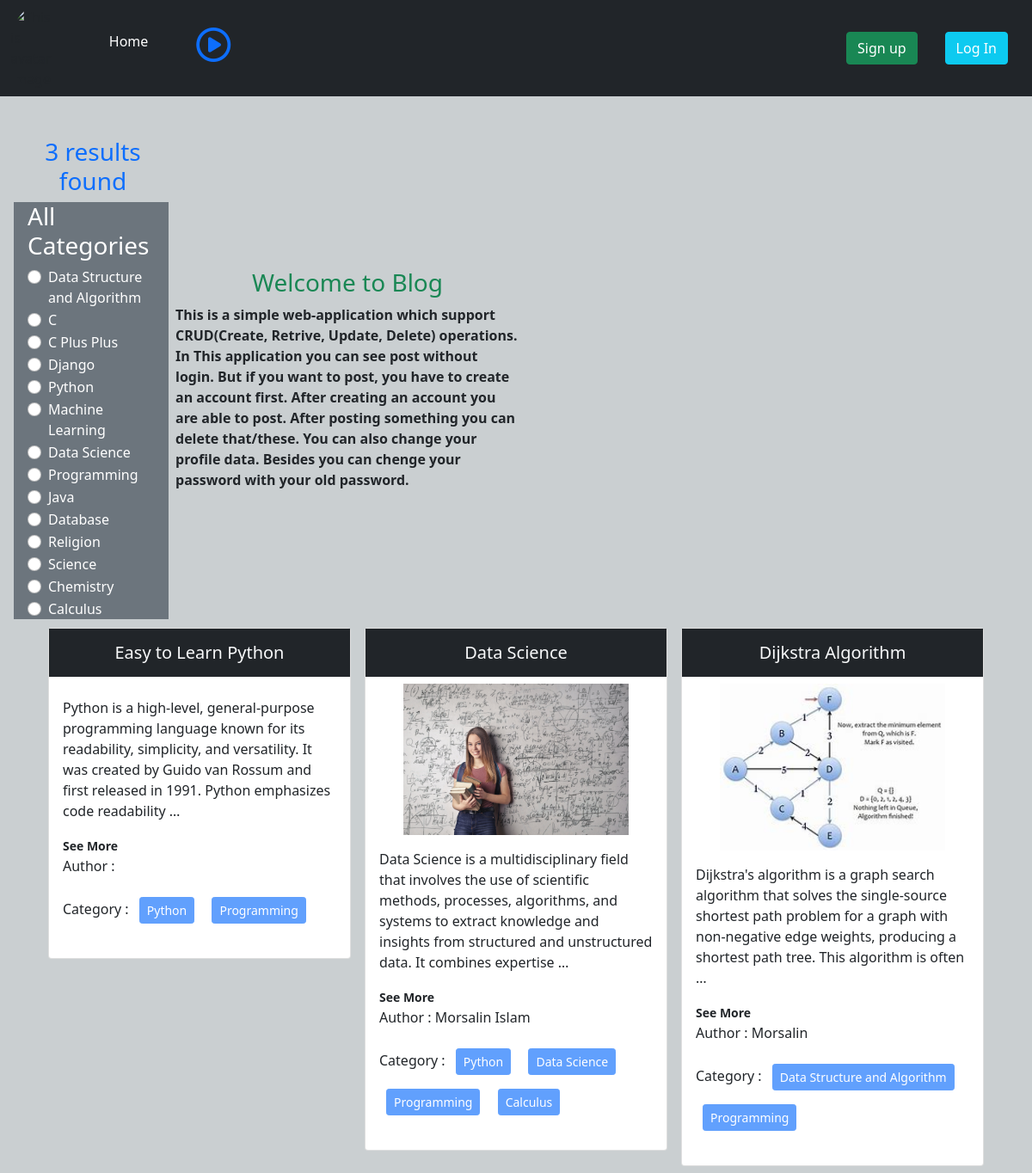
/category/programming/, run on the app's committed database.
### categories/models.py (models this page shows, shortened)
class Category(models.Model):
    name = models.CharField(max_length = 70)
    slug = models.SlugField(max_length = 1000, null = True, blank = True, unique = True)

### post/models.py (models this page shows, shortened)
class Post(models.Model):
    title = models.CharField(max_length = 50)
    content = models.TextField()
    category = models.ManyToManyField(Category)
    author = models.ForeignKey(User, on_delete = models.CASCADE)
    image = models.ImageField(upload_to='post/media/uploads/',blank= True, null = True)

### blog_project/views.py (the view, shortened to what this page needs)
# urls.py: path("", views.homepage,  name = 'homepage'),
def homepage(request, category_slug = None):
    data = Post.objects.all()
    status = False
    if category_slug is not None:
        category = Category.objects.get(slug = category_slug) # first time we we catch slug with category_slug
        data = Post.objects.filter(category = category) # then select that category with filter function
        status  = True
    categories = Category.objects.all()
    return render(request, "homepage.html", {"postData":data, 'categories': categories, "status": status, 'total': len(data)})

### Templates/homepage.html (shortened to what this page needs)
{% extends 'base.html' %}
{% block content %}
<div class = 'd-flex mt-5'>
  <div class ='col-2 ps-3 me-1'>
    {% if status == True %}
      <h3 class = "text-primary text-center">{{total}} results found</h3>
      {% endif %}
    <div class = ' bg-secondary px-3 me-1'>
      <h3 class = 'text-white'>All Categories</h3>
      {% for category in categories %}
      <div class="form-check">
        <input class="form-check-input"
        type="radio"
        name="category"
        id="{{category.name}}">
        <label class="form-check-label" for="{{category.name}}">
          <a class = "text-decoration-none  text-white" href="{% url 'category_wise_post' category.slug %}"> {{category.name}}</a>
        </label>
      </div>
      {% endfor %}
    </div>
  </div>
  <div class = "col-4 d-flex align-items-center">
    <div>
      <h3 class = 'text-success text-center'>Welcome to Blog</h3>
      <b>This is a simple web-application which support CRUD(Create, Retrive, Update, Delete) operations.
        In This application you can see post without login. But if you want to post, you have to create an account first. After creating an account you are able to post.  After posting something you can delete that/these. You can also change your profile data. Besides you can chenge your password with your old password.
      </b>
   </div>
    </div>
  <div class = 'col-5'>
    {% load static %}
  </div>
</div>
<div class="d-flex flex-wrap px-5 justify-content-center">
  {% for post in postData %}
  <div class="col-4">
    <div class="card m-2">
      <h5 class="card-title text-center text-light p-3 bg-dark">{{post.title}}</h5>
      {% if post.image %}
      <img src="{{post.image.url}}" class = 'w-75 m-auto' alt="">
      {% endif %}
      <div class="card-body">
        <p class="card-text">{{post.content | truncatewords:30}}</p>
          <a href="{% url 'post_details' post.id %}" class = 'text-decoration-none text-dark'><small><b>See More</b></small></a>
        <p>Author : {{post.author.first_name}} {{post.author.last_name}}</p>
        <p>
          Category : {% for cat in post.category.all %}
          <button class="btn btn-primary btn-sm m-2" disabled >{{cat.name}} </button>
          {% endfor %}
        </p>
      </div>
    </div>
  </div>
  {% endfor %}
</div>
{% endblock content %}

### data on the page
Category: name "Data Structure and Algorithm"
Category: name "C"
Category: name "C Plus Plus"
Category: name "Django"
Category: name "Python"
Category: name "Machine Learning"
Category: name "Data Science"
Category: name "Programming"
Category: name "Java"
Category: name "Database"
Category: name "Religion"
Category: name "Science"
Category: name "Chemistry"
Category: name "Calculus"
Post: title "Easy to Learn Python", content "Python is a high-level, general-purpose programming language known for its readability, simplicity, and versatility. It was created by Guido van Rossum and first released in 1991. Python emphasizes code readability …"
Post: title "Data Science", image (picture), content "Data Science is a multidisciplinary field that involves the use of scientific methods, processes, algorithms, and systems to extract knowledge and insights from structured and unstructured data. It combines expertise …", author.first_name "Morsalin", author.last_name "Islam"
Post: title "Dijkstra Algorithm", image (picture), content "Dijkstra's algorithm is a graph search algorithm that solves the single-source shortest path problem for a graph with non-negative edge weights, producing a shortest path tree. This algorithm is often …", author.first_name "Morsalin"

### other printed values
{{ total }} "3"
